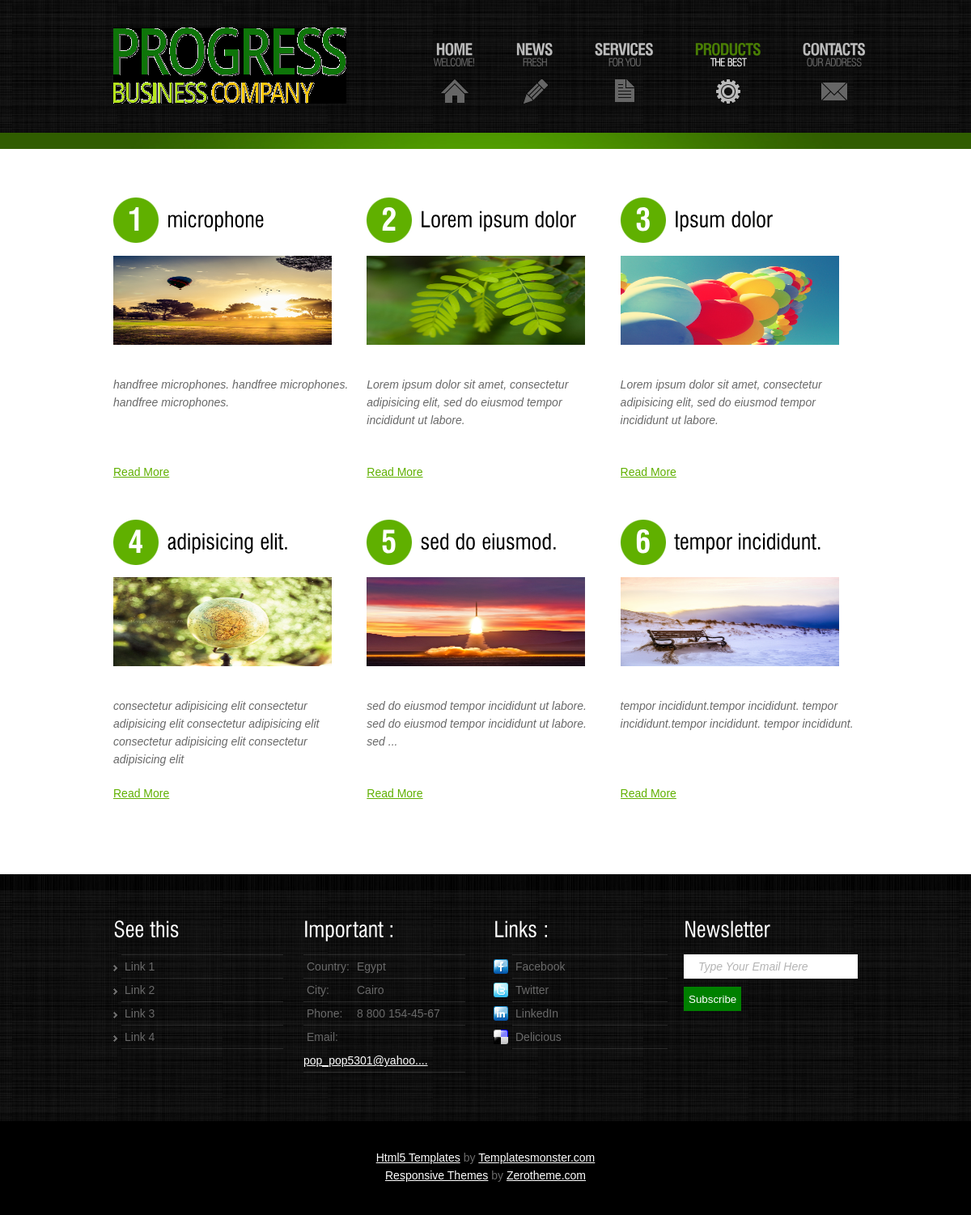
/products.php, run on the app's committed database.
### tables this page shows
CREATE TABLE IF NOT EXISTS `products` (
  `prod_id` int(11) NOT NULL AUTO_INCREMENT,
  `prod_name` varchar(255) DEFAULT NULL,
  `desc` text,
  `content` longtext,
  `image` varchar(255) DEFAULT NULL,
  `active_prod` tinyint(1) DEFAULT NULL,
  `in_home` tinyint(1) DEFAULT NULL,
  PRIMARY KEY (`prod_id`)
);

CREATE TABLE IF NOT EXISTS `setting` (
  `setting_id` int(11) NOT NULL AUTO_INCREMENT,
  `key` varchar(255) DEFAULT NULL,
  `desc` text,
  PRIMARY KEY (`setting_id`)
);

### productsAPI.php (called while the page is built, shortened)
<?php
function prog_pros_get($extra = '')
{
$query = sprintf("SELECT * FROM `products` %s",$extra);
$qresult = @mysql_query($query);
$rcount = @mysql_num_rows($qresult);
$pros = array();
for($i = 0; $i<$rcount; $i++)
	$pros[@count($pros)] = @mysql_fetch_object($qresult) ;
return $pros;
}
function prog_pros_get_by_active()
{
$pr_active = 1;
$result = prog_pros_get("WHERE `active_prod` = '$pr_active' ");
return $result;
}
?>

### prog_db.php (called while the page is built, shortened)
<?php
$prog_host      = 'localhost';
$prog_username  = 'root';
$prog_password  = '';
$prog_handle = @mysql_connect($prog_host,$prog_username,$prog_password);
function limit_text($text,$limit = 5) {
      if (str_word_count($text, 0) > $limit) {
          $words = str_word_count($text,2);
          $pos = array_keys($words);
          $text = substr($text, 0, $pos[$limit]) . '...';
      }
      return $text;
}
function get_set($key)
{
global $prog_handle;
$st_key = @mysql_real_escape_string(strip_tags($key),$prog_handle);
$result = prog_setting_get("WHERE `key` = '$st_key' ");
$setting = $result[0];
return $setting->desc;
}
?>

### settingAPI.php (called while the page is built, shortened)
<?php
function prog_setting_get($extra = '')
{
$query = sprintf("SELECT * FROM `setting` %s",$extra);
$qresult = @mysql_query($query);
$rcount = @mysql_num_rows($qresult);
$settings = array();
for($i = 0; $i<$rcount; $i++)
	$settings[@count($settings)] = @mysql_fetch_object($qresult) ;
return $settings;
}
?>

### products.php (the view, shortened to what this page needs)
<!DOCTYPE html>
<html lang="en">
<head>
<link rel="stylesheet" href="css/reset.css" type="text/css" media="all">
<link rel="stylesheet" href="css/layout.css" type="text/css" media="all">
<link rel="stylesheet" href="css/style.css" type="text/css" media="all">
<link rel="stylesheet" href="css/zerogrid.css">
<link rel="stylesheet" href="css/responsive.css">
</head>
<body id="page4">
	<div class="body1">
	<div class="body2">
	<div class="body5">
		<div class="main zerogrid">
			<header>
				<div class="wrapper rơw">
				<h1><a href="index.php" id="logo"><img src="images/logo.png" /></a></h1>
				<nav>
					<ul id="menu">
						<li id="nav1"><a href="index.php">Home<span>Welcome!</span></a></li>
						<li id="nav2"><a href="news.php">News<span>Fresh</span></a></li>
						<li id="nav3"><a href="services.php">Services<span>for you</span></a></li>
						<li id="nav4" class="active"><a href="products.php">Products<span>The best</span></a></li>
						<li id="nav5"><a href="contacts.php">Contacts<span>Our Address</span></a></li>
					</ul>
				</nav>
				</div>
			</header>
		</div>
	</div>
	</div>
	</div>
	<div class="body3">
		<div class="main zerogrid">
<?php
require_once 'prog_db.php';
require_once 'productsAPI.php';
require_once 'settingAPI.php';
$pros = prog_pros_get_by_active();
if($pros == NULL)
{
	prog_db_close();
	echo('<div class="row-fluid">
    <div class="http-error">
        <h2>Oops..!</h2>
        <p class="info">Page not found...Thank you.</p>
    </div>
</div>');
}else{
$pcount = @count($pros);
if($pcount == NULL)
{
	prog_db_close();
	echo('<div class="row-fluid">
    <div class="http-error">
        <h2>Oops..!</h2>
        <p class="info">Page not found...Thank you.</p>
    </div>
</div>');
}else{
?>
			<article id="content">
				<div class="wrapper">
					<section class="col-1-3">
<?php
for($i = 0; $i<$pcount; $i++)
{
 	$pro = $pros[$i];
if(($pro->active_prod == 1) && ($i==0))
				echo '
					<div class="wrap-col">
						<div class="wrapper pad_bot2">
							<h3><span class="dropcap">1</span>'.limit_text($pro->prod_name,3).'</h3>
							<figure style="width: 293.4px;height: 129px;"><img src="admin/images/'.$pro->image.'" alt="" style="width: 270px;height: 110px;"></figure>
							<p class="pad_bot1" style="width: 294px;height: 100px;">'.limit_text($pro->desc,15).'</p>
							<a href="prodetails.php?P='.$pro->prod_id.'" class="link1">Read More</a>
						</div>';
}
?>
<?php
for($i = 0; $i<$pcount; $i++)
{
 	$pro = $pros[$i];
if(($pro->active_prod == 1) && ($i==3))
						echo'<div class="wrapper">
							<h3><span class="dropcap">4</span>'.limit_text($pro->prod_name,3).'</h3>
							<figure style="width: 293.4px;height: 129px;"><img src="admin/images/'.$pro->image.'" alt="" style="width: 270px;height: 110px;"></figure>
							<p class="pad_bot1" style="width: 294px;height: 100px;">'.limit_text($pro->desc,15).'</p>
							<a href="prodetails.php?P='.$pro->prod_id.'" class="link1">Read More</a>
						</div>';
}
?>
</div>
</section>
<section class="col-1-3">
<?php
for($i = 0; $i<$pcount; $i++)
{
 	$pro = $pros[$i];
if(($pro->active_prod == 1) && ($i==1))
					echo '<div class="wrap-col">
						<div class="wrapper pad_bot2">
							<h3><span class="dropcap">2</span>'.limit_text($pro->prod_name,3).'</h3>
							<figure style="width: 293.4px;height: 129px;"><img src="admin/images/'.$pro->image.'" alt="" style="width: 270px;height: 110px;"></figure>
							<p class="pad_bot1" style="width: 294px;height: 100px;">'.limit_text($pro->desc,15).'</p>
							<a href="prodetails.php?P='.$pro->prod_id.'" class="link1" >Read More</a>
						</div>';
}
?>
<?php
for($i = 0; $i<$pcount; $i++)
{
 	$pro = $pros[$i];
if(($pro->active_prod == 1) && ($i==4))
					echo '<div class="wrapper">
							<h3><span class="dropcap">5</span>'.limit_text($pro->prod_name,3).'</h3>
							<figure style="width: 293.4px;height: 129px;"><img src="admin/images/'.$pro->image.'" alt="" style="width: 270px;height: 110px;"></figure>
							<p class="pad_bot1" style="width: 294px;height: 100px;">'.limit_text($pro->desc,15).'</p>
							<a href="prodetails.php?P='.$pro->prod_id.'" class="link1" >Read More</a>
						</div>';
}
?>
</div>
</section>
<section class="col-1-3">
<?php
for($i = 0; $i<$pcount; $i++)
{
 	$pro = $pros[$i];
if(($pro->active_prod == 1) && ($i==2))
					echo '<div class="wrap-col">
						<div class="wrapper pad_bot2">
							<h3><span class="dropcap">3</span>'.limit_text($pro->prod_name,3).'</h3>
							<figure style="width: 293.4px;height: 129px;"><img src="admin/images/'.$pro->image.'" alt="" style="width: 270px;height: 110px;"></figure>
							<p class="pad_bot1" style="width: 294px;height: 100px;">'.limit_text($pro->desc,15).'</p>
							<a href="prodetails.php?P='.$pro->prod_id.'" class="link1">Read More</a>
						</div>';
}
?>
<?php
for($i = 0; $i<$pcount; $i++)
{
 	$pro = $pros[$i];
if(($pro->active_prod == 1) && ($i==5))
						echo '<div class="wrapper">
							<h3><span class="dropcap">6</span>'.limit_text($pro->prod_name,3).'</h3>
							<figure style="width: 293.4px;height: 129px;"><img src="admin/images/'.$pro->image.'" alt="" style="width: 270px;height: 110px;"></figure>
							<p class="pad_bot1" style="width: 294px;height: 100px;">'.limit_text($pro->desc,15).'</p>
							<p><a href="prodetails.php?P='.$pro->prod_id.'" class="link1">Read More</a></p>
						</div>
					';
}
?>
</div>
</section>
				</div>
			</article>
			<?php }} ?>
		</div>
	</div>
		<div class="body4">
		<div class="main zerogrid">
			<article id="content2">
				<div class="wrapper row">
					<section class="col-1-4">
					<div class="wrap-col">
						<h4><?= limit_text( get_set('footer_title1'),2) ?></h4>
						<ul class="list1">
                            <li><a href="<?= get_set('footer_link1_link') ?>"><?= limit_text(get_set('footer_link1_title'),3) ?></a></li>
							<li><a href="<?= get_set('footer_link2_link') ?>"><?= limit_text(get_set('footer_link2_title'),3) ?></a></li>
							<li><a href="<?= get_set('footer_link3_link') ?>"><?= limit_text(get_set('footer_link3_title'),3) ?></a></li>
							<li><a href="<?= get_set('footer_link4_link') ?>"><?= limit_text(get_set('footer_link4_title'),3) ?></a></li>
						</ul>
					</div>
					</section>
					<section class="col-1-4">
					<div class="wrap-col">
						<h4><?= limit_text( get_set('footer_title2'),2) ?></h4>
						<ul class="address">
							<li><span>Country:</span><?= get_set('Country') ?></li>
							<li><span>City:</span><?= get_set('City') ?></li>
							<li><span>Phone:</span><?= get_set('Phone') ?></li>
							<li><span>Email:</span><a href=<?= get_set('footer_Email_link') ?>><?= limit_text(get_set('footer_Email_title'),3) ?></a></li>
						</ul>
					</div>
					</section>
					<section class="col-1-4">
					<div class="wrap-col">
						<h4><?= limit_text( get_set('footer_title3'),2) ?></h4>
						<ul id="icons">
					<li><a href="<?= get_set('facebook') ?>"><img src="images/icon1.jpg" alt="">Facebook</a></li>
					<li><a href="<?= get_set('Twitter') ?>"><img src="images/icon2.jpg" alt="">Twitter</a></li>
					<li><a href="<?= get_set('LinkedIn') ?>"><img src="images/icon3.jpg" alt="">LinkedIn</a></li>
					<li><a href="<?= get_set('Delicious') ?>"><img src="images/icon4.jpg" alt="">Delicious</a></li>
						</ul>
					</div>
					</section>
					<section class="col-1-4">
					<div class="wrap-col">
						<h4>Newsletter</h4>
						<form  method="post" id="newsletter">
							<div>
								<div class="wrapper" style="width: 215px;height: 40;">
									<input class="input" type="text" id="newsletters" value="Type Your Email Here"  onblur="if(this.value=='') this.value='Type Your Email Here'" onfocus="if(this.value =='Type Your Email Here' ) this.value=''">
								</div>
							<input type="button" class="button" style="color: white;height: 30px;background-color: green;" onclick="letter_info()" value="Subscribe" />
							    </div>
							</div>
					</div>
				</div>
		</div>
		<div class="main zerogrid">
			<footer>
				<a href="http://www.zerotheme.com/432/free-responsive-html5-css3-website-templates.html" target="_blank">Html5 Templates</a> by <a href="http://www.templatemonster.com/" target="_blank">Templatesmonster.com</a><br>
				<a href="http://www.zerotheme.com/432/free-responsive-html5-css3-website-templates.html" target="_blank">Responsive Themes</a> by <a href="http://www.zerotheme.com/" target="_blank">Zerotheme.com</a><br>
			</footer>
		</div>
</body>
</html>

### css/layout.css (style rules this page uses)
#page4 h3 { line-height:2.1em; margin-bottom:1px; }
#page4 figure { padding-bottom:19px; }
#page4 .pad_bot2 { padding-bottom:48px; }
#page4 #content { padding-bottom:57px; }

### css/style.css (style rules this page uses)
article, aside, audio, canvas, command, datalist, details, embed, figcaption, figure, footer, header, hgroup, keygen, meter, nav, output, progress, section, source, video { display:block }
.wrapper { width:100%;overflow:hidden }
body { background:#000;border:0;font:14px "Trebuchet MS", Arial, Helvetica, sans-serif;color:#696969;line-height:22px;font-style:italic }
.body1 { background:url(../images/bg.jpg) bottom center repeat }
.body2 { background:url(../images/bg_top2.gif) bottom repeat-x }
.body3 { background:#fff }
.body4 { background:url(../images/bg.jpg) top center repeat }
.body5 { background:url(../images/bg_top_img.jpg) center bottom no-repeat }
.main { margin:0 auto; }
a { color:#696969;text-decoration:underline;outline:none }
h1 { float:left }
h3 { font-size:26px;color:#000;line-height:1.2em;letter-spacing:-0px;padding-bottom:16px;font-weight:400;font-style:normal }
h3 span { display:block;margin-top:-7px }
h3 .dropcap { float:left;width:56px;height:56px;margin-top:0px;margin-right:10px;background:url(../images/dropcap1.gif) 0 0 no-repeat;font-size:38px;color:#fff;text-align:center;font-weight:700;line-height:1.2em;padding-top:6px }
h4 { font-size:26px;line-height:1.2em;color:#fff;font-weight:400;padding:43px 0 15px 0 }
p { padding-bottom:22px }
header { padding-top:34px; min-height: 150px; }
#logo { display:block; margin-left:10px; }
#menu { float:right;padding-top:15px }
#menu li { float:left;padding-left:51px }
#menu li a { display:block;font:20px "Trebuchet MS", Arial, Helvetica, sans-serif;line-height:1.2em;color:#bbb;text-transform:uppercase;text-decoration:none;text-align:center;letter-spacing:-1px;height:79px;font-style:normal;font-weight:700 }
#menu li a span { font-size:13px;line-height:1.2em;color:#666666;display:block;letter-spacing:-1px;margin-top:-3px;font-weight:normal }
#menu li a:hover, #menu .active a { color:#497e04 }
#menu li a:hover span, #menu .active a span { color:#fff }
#menu #nav1 a { background:url(../images/menu_icon1.gif) bottom center no-repeat }
#menu #nav2 a { background:url(../images/menu_icon2.gif) bottom center no-repeat }
#menu #nav3 a { background:url(../images/menu_icon3.gif) bottom center no-repeat }
#menu #nav4 a { background:url(../images/menu_icon4.gif) bottom center no-repeat }
#menu #nav4 a:hover, #menu #nav4.active a { background:url(../images/menu_icon4_active.gif) bottom center no-repeat }
#menu #nav5 a { background:url(../images/menu_icon5.gif) bottom center no-repeat }
#content { padding-top:50px;padding-bottom:36px }
#content2 { padding-bottom:50px }
.pad_bot1 { padding-bottom:8px }
.pad_bot2 { padding-bottom:40px }
.link1 { color:#60b000;font-style:normal }
.list1 { background:url(../images/line_hor1.png) 10px 0 no-repeat;padding-top:1px }
.list1 li { background:url(../images/line_hor1.png) 10px bottom no-repeat;line-height:29px }
.list1 a { color:#696969;text-decoration:none;font-style:normal;padding-left:14px;background:url(../images/marker_1.gif) 0 6px no-repeat }
.address { background:url(../images/line_hor1.png) 0px 0 no-repeat;padding-top:1px }
.address li { background:url(../images/line_hor1.png) 0px bottom no-repeat;line-height:29px;font-style:normal }
.address span { padding-left:4px;float:left;width:62px }
.address a { color:#fff }
#icons { background:url(../images/line_hor1.png) 23px 0 no-repeat;padding-top:1px }
#icons li { background:url(../images/line_hor1.png) 23px bottom no-repeat;line-height:29px }
#icons a { color:#696969;text-decoration:none;font-style:normal;display:inline-block }
#icons img { float:left;margin-right:9px;margin-top:5px }
footer { padding:34px 0 38px 0;font-style:normal;color:#696969;text-align:center }
footer a { color:#fff }
#newsletter .input { background:#fff;padding:6px 18px;width:184px;height:18px;font:14px "Trebuchet MS", Arial, Helvetica, sans-serif;font-style:inherit;color:#b4b4b4;margin:0 }
#newsletter .wrapper { min-height:40px }
#newsletter .button { float : left; }

### css/responsive.css (style rules this page uses)
html { -webkit-text-size-adjust: none; }
img { max-width:100%; height: auto; width: auto\9; }

### data on the page
products: active_prod 1 (drawn), image (picture), desc "handfree microphones. handfree microphones. handfree microphones."
products: active_prod 1 (drawn), image (picture), desc "consectetur adipisicing elit consectetur adipisicing elit consectetur adipisicing elit consectetur adipisicing elit consectetur adipisicing elit"
products: active_prod 1 (drawn), image (picture), desc "Lorem ipsum dolor sit amet, consectetur adipisicing elit, sed do eiusmod tempor incididunt ut labore."
products: active_prod 1 (drawn), image (picture), desc "sed do eiusmod tempor incididunt ut labore. sed do eiusmod tempor incididunt ut labore. sed ..."
products: active_prod 1 (drawn), image (picture), desc "Lorem ipsum dolor sit amet, consectetur adipisicing elit, sed do eiusmod tempor incididunt ut labore."
products: active_prod 1 (drawn), image (picture), desc "tempor incididunt.tempor incididunt. tempor incididunt.tempor incididunt. tempor incididunt."
setting: desc "Link 1"
setting: desc "Link 2"
setting: desc "Link 3"
setting: desc "Link 4"
setting: desc "Egypt"
setting: desc "Cairo"
setting: desc "8 800 154-45-67"
setting: desc "pop_pop5301@yahoo...."
